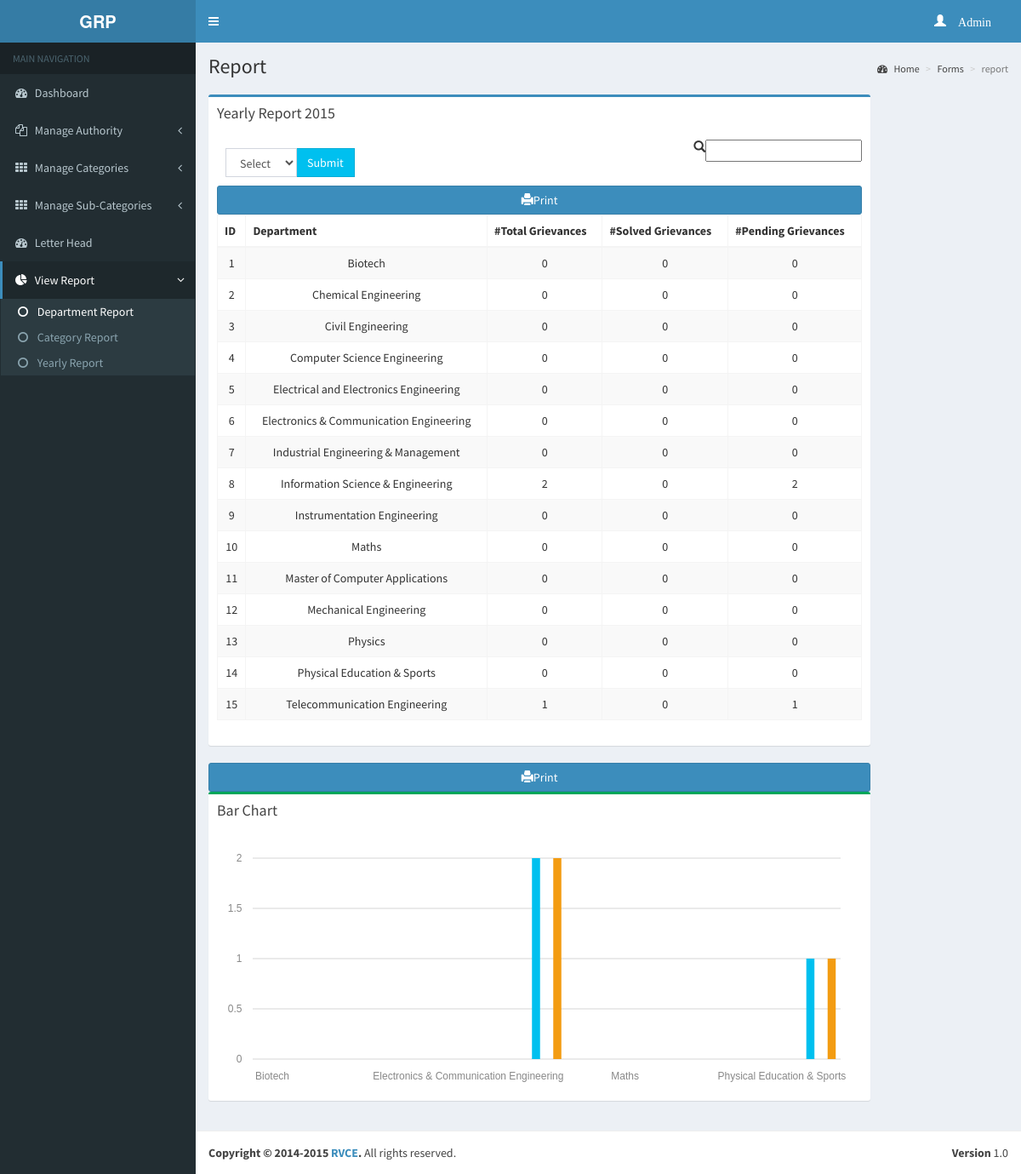
Page /GRP/admin_viewReportDepartment.php (signed in) on the committed database.
### tables this page shows
CREATE TABLE IF NOT EXISTS `department` (
  `department_id` int(11) NOT NULL AUTO_INCREMENT,
  `department_name` varchar(50) DEFAULT NULL,
  PRIMARY KEY (`department_id`)
);

### GRP/include/adminFunctions.php (the view, shortened to what this page needs)
<?php
function admin_departmentReport(){
		if(isset($_POST['year']))
			$year=$_POST['year'];
		else
			$year=2015;
		echo'
      <div class="content-wrapper">
        <section class="content-header">
          <h1 style="padding-right:25%; padding-bottom:20px; float:left">
           Report
          </h1>
		  ';
		  echo'
          <ol class="breadcrumb">
            <li><a href="#"><i class="fa fa-dashboard"></i> Home</a></li>
            <li><a href="#">Forms</a></li>
            <li class="active">report</li>
          </ol>
        </section>
        <section class="content">
          <div class="row">
           <div class="col-md-10">
              <div class="box box-primary">
                <div class="box-header">
                  <h3 class="box-title">Yearly Report '.$year.'</h3>
                </div>
                <div class="box-body">
				<form class="pull-left" style="width:20%" method="post" action="admin_viewReportDepartment.php">
				<div class="input-group margin" style="width:100%">
				 <select class="form-control" name="year">
					<option disabled="disabled" selected="selected" value="NULL">Select Year</option>
					<option value="2014">2014</option>
					<option value="2015">2015</option>
					<option value="2016">2016</option>
				</select>
				  <span class="input-group-btn">
					<input type="submit" class="btn btn-info btn-flat" type="button">Go!</button>
				  </span>
				</div>
				</form>';
		$i=0;
		$totalGrievanceCount=array();
		$query="SELECT * FROM `department`";
		$exec=mysql_query($query);
		while($department=mysql_fetch_array($exec)){
			$query="SELECT COUNT(*) as departmentTotal FROM `grievance`
					WHERE `grievance_department_id` = ".$department['department_id']."
					AND `grievance_added_timestamp` LIKE '".$year."%'
					";
			$execute=mysql_query($query);
			$count=mysql_fetch_array($execute);
			$totalGrievanceCount[$i++] = $count['departmentTotal'];
		}
		$i=0;
		$query="SELECT * FROM `department`";
		$exec=mysql_query($query);
		$solvedGrievanceCount=array();
		while($department=mysql_fetch_array($exec)){
			$query="SELECT COUNT(*) as departmentTotal FROM `grievance`
					WHERE `grievance_department_id` = ".$department['department_id']."
					AND `grievance_added_timestamp` LIKE '".$year."%' AND `grievance_externalFlag`=0
					";
			$execute=mysql_query($query);
			$count=mysql_fetch_array($execute);
			$solvedGrievanceCount[$i++] = $count['departmentTotal'];
		}
		$i=0;
		$pendingGrievanceCount=array();
		$query="SELECT * FROM `department`";
		$exec=mysql_query($query);
		while($department=mysql_fetch_array($exec)){
			$query="SELECT COUNT(*) as departmentTotal FROM `grievance`
					WHERE `grievance_department_id` = ".$department['department_id']."
					AND `grievance_added_timestamp` LIKE '".$year."%' AND `grievance_externalFlag`=1
					";
			$execute=mysql_query($query);
			$count=mysql_fetch_array($execute);
			$pendingGrievanceCount[$i++] = $count['departmentTotal'];
		}
					echo'
					<input class="pull-right" type="text" id="searchTerm" class="search_box" onkeyup="doSearch()" />
					<span class="glyphicon glyphicon-search pull-right"></span>
					<button class="btn btn-block btn-primary" onclick="printthis(\'table\')">
				  <span class="glyphicon glyphicon-print"></span>Print
				  </button>
				  <div id="table">
                  <table id="dataTable" class="table table-bordered table-striped">
                    <thead>
                      <tr>
					  	<th>ID</th>
                        <th>Department</th>
                        <th>#Total Grievances</th>
						<th>#Solved Grievances</th>
						<th>#Pending Grievances</th>
                      </tr>
                    </thead>
                    <tbody>';
					$i=1;
					$query="SELECT * FROM `department`";
					$exec=mysql_query($query);
					while($department=mysql_fetch_array($exec)){
						echo'<tr>
								<td align="center">'.$i.'</td>
								<td align="center">'.$department['department_name'].'</td>
								<td align="center">'.$totalGrievanceCount[$i-1].'</td>
								<td align="center">'.$solvedGrievanceCount[$i-1].'</td>
								<td align="center">'.$pendingGrievanceCount[$i-1].'</td>
							</tr>';
							$i++;
					}
					echo'</tbody>
                  </table>
				  </div>
                </div>
                </form>
              </div>
			</div>
			</div>
			<div class="row">
            <div class="col-lg-10">
			 <button class="btn btn-block btn-primary" onclick="printthis(\'graph\')">
				  <span class="glyphicon glyphicon-print"></span>Print
				  </button>
              <div class="box box-success" id="graph">
                <div class="box-header">
                  <h3 class="box-title">Bar Chart</h3>
                </div>
                <div class="box-body chart-responsive">
                  <div class="chart" id="bar-chart" style="height: 300px;"></div>
                </div>
              </div>
			  </div>
			</div>
         </div>
        </section>
      </div>
		';
}
?>

### rows in the picture
department: department_name "Biotech", i "0"
department: department_name "Chemical Engineering", i "0"
department: department_name "Civil Engineering", i "0"
department: department_name "Computer Science Engineering", i "0"
department: department_name "Electrical and Electronics Engineering", i "0"
department: department_name "Electronics & Communication Engineering", i "0"
department: department_name "Industrial Engineering & Management", i "0"
department: department_name "Information Science & Engineering", i "2", i "0"
department: department_name "Instrumentation Engineering", i "0"
department: department_name "Maths", i "0"
department: department_name "Master of Computer Applications", i "0"
department: department_name "Mechanical Engineering", i "0"
department: department_name "Physics", i "0"
department: department_name "Physical Education & Sports", i "0"
department: department_name "Telecommunication Engineering", i "1", i "0"

### other values in the picture
$year "2015"
